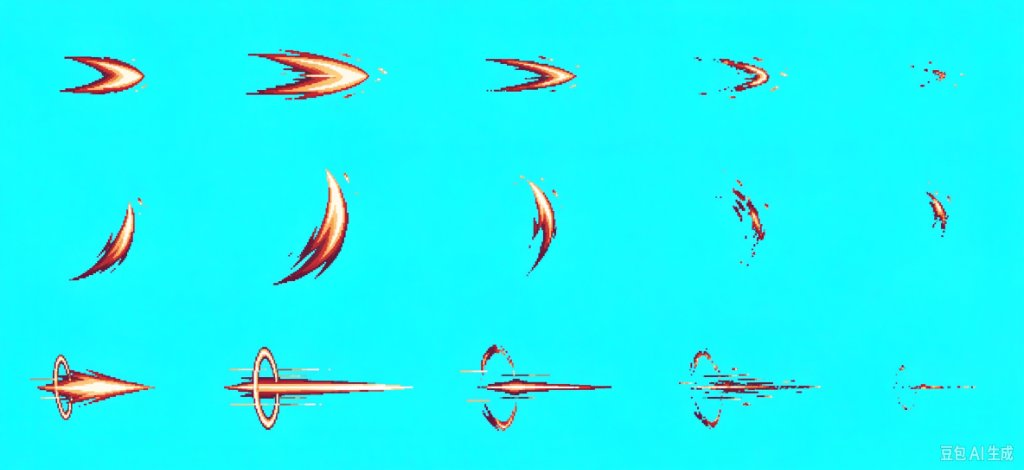
#> input picture assets/raw/vfx/hero_slashes.png, 1024 x 470 px
$ python process_vfx.py
#> lines starting #> are read from the running program, lines starting #| are printed output that depends on the picture; after the words box and inside, x2 and y2 are one past the last pixel; in counts of white or black regions, pixels touching at a corner belong together
### tools/pixel_tools.py
"""Shared helpers for turning AI-generated 'pixel-style' images into real low-res pixel art."""

from __future__ import annotations

import numpy as np
from PIL import Image
from scipy import ndimage

MIN_COVERAGE = 0.45   # an output pixel is opaque if this share of its source block is


def hue_saturation_value(rgb: np.ndarray) -> tuple[np.ndarray, np.ndarray, np.ndarray]:
    """Per-pixel HSV, each 0..1."""
    arr = rgb.astype(np.float32) / 255.0
    mx, mn = arr.max(axis=-1), arr.min(axis=-1)
    delta = np.where(mx - mn == 0, 1e-6, mx - mn)
    r, g, b = arr[..., 0], arr[..., 1], arr[..., 2]
    hue = np.select(
        [mx == r, mx == g],
        [((g - b) / delta) % 6, (b - r) / delta + 2],
        (r - g) / delta + 4,
    ) / 6.0
    saturation = np.where(mx == 0, 0, (mx - mn) / np.where(mx == 0, 1, mx))
    return hue, saturation, mx


# [4 lines left out: function magenta_background, not called in this run]


def green_background(rgb: np.ndarray) -> np.ndarray:
    r, g, b = (rgb[..., i].astype(np.int32) for i in range(3))
    return (g > 90) & (g * 4 > r * 5) & (g * 4 > b * 5)


def cyan_background(rgb: np.ndarray) -> np.ndarray:
    """Bright, saturated cyan (#00FFFF) backdrop."""
    hue, sat, val = hue_saturation_value(rgb)
    return (hue > 0.43) & (hue < 0.58) & (sat > 0.45) & (val > 0.65)


# [18 lines left out: functions erase_corner, despill, not called in this run]


def despill_edge(rgb: np.ndarray, mask: np.ndarray, key: str, width: int = 4) -> np.ndarray:
    """Pull the key colour out of boundary pixels only, leaving interior colours intact."""
    edge = mask & ~ndimage.binary_erosion(mask, iterations=width)
    if not edge.any():
        return rgb.copy()
    out = rgb.astype(np.int32).copy()
    if key == "cyan":
        limit = out[..., 0] + 35
        out[..., 1] = np.where(edge, np.minimum(out[..., 1], limit), out[..., 1])
        out[..., 2] = np.where(edge, np.minimum(out[..., 2], limit), out[..., 2])
    elif key == "green":
        clamped = np.minimum(out[..., 1], np.maximum(out[..., 0], out[..., 2]))
        out[..., 1] = np.where(edge, clamped, out[..., 1])
    elif key == "magenta":
        limit = out[..., 1] + 40
        r_clamped = np.minimum(out[..., 0], np.maximum(limit, out[..., 2] // 2 + out[..., 1] // 2))
        b_clamped = np.minimum(out[..., 2], np.maximum(limit, out[..., 0] // 2 + out[..., 1] // 2))
        out[..., 0] = np.where(edge, r_clamped, out[..., 0])
        out[..., 2] = np.where(edge, b_clamped, out[..., 2])
    return out.clip(0, 255).astype(np.uint8)


def to_rgba(rgb: np.ndarray, mask: np.ndarray) -> Image.Image:
    return Image.fromarray(np.dstack([rgb, mask.astype(np.uint8) * 255]), "RGBA")


def make_palette(images: list[Image.Image], colors: int) -> Image.Image:
    """Median-cut palette from a coarse sample of every image's opaque pixels."""
    samples = []
    for img in images:
        small = np.array(img.resize((max(1, img.width // 6), max(1, img.height // 6)), Image.Resampling.NEAREST))
        samples.append(small[small[..., 3] > 0][:, :3])
    pixels = np.concatenate(samples)
    mosaic = Image.fromarray(pixels.reshape(1, -1, 3).astype(np.uint8), "RGB")
    return mosaic.quantize(colors=colors, method=Image.Quantize.MEDIANCUT)


# [60 lines left out: functions mode_downscale, add_outline, seamless_x, components, preview, not called in this run]

### tools/process_vfx.py
"""Extract the 3-row x 5-col katana VFX sheet (assets/raw/vfx/hero_slashes.png)
into spatially locked, 2x pixel-density strips in assets/vfx/:
  - slash_1.png (92x44 x 5, horizontal forward cut)
  - slash_2.png (68x84 x 5, upward rising slash)
  - slash_3.png (120x56 x 5, heavy horizontal piercing thrust)

Usage:
  python tools/process_vfx.py
"""

from __future__ import annotations

from pathlib import Path

import numpy as np
from PIL import Image, ImageDraw
from scipy import ndimage

import pixel_tools as pt

ROOT = Path(__file__).resolve().parent.parent
RAW_PATH = ROOT / "assets" / "raw" / "vfx" / "hero_slashes.png"
OUT_DIR = ROOT / "assets" / "vfx"
PREVIEW_PATH = Path(
    r"C:\Users\123\.gemini\antigravity\brain\453c4ad9-7c9e-47c4-b2ac-552b2408ce48\scratch\vfx_preview.png"
)

MIN_COVERAGE = 0.25


def key_cyan_vfx(rgb: np.ndarray) -> Image.Image:
    """Remove solid cyan (#00FFFF) + pale cyan JPEG halo without eroding 1-2px sparks."""
    h, w = rgb.shape[:2]
    r = rgb[..., 0].astype(np.int32)
    g = rgb[..., 1].astype(np.int32)
    b = rgb[..., 2].astype(np.int32)
    bg = pt.cyan_background(rgb)
    cyan_tint = (g > r + 38) & (b > r + 38) & (b > 140)
    mask = ~(bg | cyan_tint)
    # Remove bottom-right watermark cleanly without clipping Row 2 Frame 4.
    mask[int(h * 0.91):, int(w * 0.85):] = False
    clean_rgb = pt.despill_edge(rgb, mask, "cyan", width=3)
    return pt.to_rgba(clean_rgb, mask)


def downscale_crisp(
    img: Image.Image,
    scale: float,
    palette: Image.Image,
    colors: int,
    min_cov: float = MIN_COVERAGE,
) -> Image.Image:
    """Mode-downscale preserving thin 1-2px pixel sparks and speed-lines."""
    index = np.array(img.convert("RGB").quantize(palette=palette, dither=Image.Dither.NONE))
    opaque = np.array(img.getchannel("A")) > 0
    out_w = max(1, round(img.width * scale))
    out_h = max(1, round(img.height * scale))
    xs = np.linspace(0, img.width, out_w + 1).astype(int)
    ys = np.linspace(0, img.height, out_h + 1).astype(int)
    lut = np.array(palette.getpalette()[: colors * 3], dtype=np.uint8).reshape(-1, 3)
    out = np.zeros((out_h, out_w, 4), dtype=np.uint8)
    for j in range(out_h):
        for i in range(out_w):
            block_alpha = opaque[ys[j]:ys[j + 1], xs[i]:xs[i + 1]]
            if block_alpha.size == 0 or block_alpha.mean() < min_cov:
                continue
            block = index[ys[j]:ys[j + 1], xs[i]:xs[i + 1]][block_alpha]
            out[j, i, :3] = lut[np.bincount(block, minlength=colors).argmax()]
            out[j, i, 3] = 255
    return Image.fromarray(out, "RGBA")


def find_row_frames(mask: np.ndarray, y0: int, y1: int) -> list[tuple[int, int, int, int]]:
    """Find the 5 horizontal frame bounding boxes inside row band [y0, y1)."""
    sub = mask[y0:y1]
    col_has = sub.any(axis=0)
    bridged = ndimage.binary_dilation(col_has, iterations=18)
    labels, count = ndimage.label(bridged)
    boxes = []
    for idx in range(1, count + 1):
        xs = np.nonzero((labels == idx) & col_has)[0]
        if len(xs) == 0:
            continue
        x0, x1 = int(xs[0]), int(xs[-1]) + 1
        ys = np.nonzero(sub[:, x0:x1].any(axis=1))[0]
        boxes.append((x0, y0 + int(ys[0]), x1, y0 + int(ys[-1]) + 1))
    if len(boxes) != 5:
        raise ValueError(f"Row {y0}..{y1}: expected 5 frames, found {len(boxes)}: {boxes}")
    return boxes


def ring_center_x(mask: np.ndarray, box: tuple[int, int, int, int]) -> float:
    """Locate the shockwave ring X center in Row 2 from tall vertical-span columns."""
    x0, y0, x1, y1 = box
    sub = mask[y0:y1, x0:x1]
    tall_cols = []
    for c in range(sub.shape[1]):
        ys = np.nonzero(sub[:, c])[0]
        if len(ys) and (ys[-1] - ys[0]) >= 34:
            tall_cols.append(x0 + c)
    if tall_cols:
        return float(np.mean(tall_cols))
    return float(x0 + 25)


def pack_row(
    rgba_img: Image.Image,
    mask: np.ndarray,
    boxes: list[tuple[int, int, int, int]],
    scale: float,
    frame_size: tuple[int, int],
    palette: Image.Image,
    colors: int,
    anchor_mode: str,
    params: dict,
) -> Image.Image:
    fw, fh = frame_size
    strip = Image.new("RGBA", (fw * 5, fh), (0, 0, 0, 0))
    for i, box in enumerate(boxes):
        x0, y0, x1, y1 = box
        crop = rgba_img.crop((x0, y0, x1, y1))
        piece = downscale_crisp(crop, scale, palette, colors)

        if anchor_mode == "slash_1":
            px = params["x_max_targets"][i] - piece.width
            py = round(params["y_out"] + (y0 - params["y_ref"]) * scale)
        elif anchor_mode == "slash_2":
            px = params["x_max_targets"][i] - piece.width
            py = round(params["y_out"] + (y0 - params["y_ref_top"]) * scale)
        elif anchor_mode == "slash_3":
            rcx = ring_center_x(mask, box)
            px = round(params["ring_out_x"] - (rcx - x0) * scale)
            py = round(params["y_out"] + (y0 - params["y_ref"]) * scale)
        else:
            raise ValueError(anchor_mode)

        px = max(0, min(fw - piece.width, px))
        py = max(0, min(fh - piece.height, py))
        strip.alpha_composite(piece, (i * fw + px, py))
    return strip


def save_preview(strips: dict[str, tuple[Image.Image, tuple[int, int], tuple[int, int]]]) -> None:
    PREVIEW_PATH.parent.mkdir(parents=True, exist_ok=True)
    w = max(s[0].width for s in strips.values())
    h = sum(s[0].height + 8 for s in strips.values())
    canvas = Image.new("RGBA", (w, h), (30, 26, 40, 255))
    draw = ImageDraw.Draw(canvas)
    y = 0
    for name, (strip, (fw, fh), (piv_x, piv_y)) in strips.items():
        canvas.alpha_composite(strip, (0, y))
        for i in range(5):
            cx, cy = i * fw + piv_x, y + piv_y
            draw.line([(cx - 3, cy), (cx + 3, cy)], fill=(80, 255, 180, 220))
            draw.line([(cx, cy - 3), (cx, cy + 3)], fill=(80, 255, 180, 220))
            draw.rectangle([(i * fw, y), ((i + 1) * fw - 1, y + fh - 1)], outline=(70, 65, 90, 160))
        y += fh + 8
    canvas.resize((w * 2, h * 2), Image.Resampling.NEAREST).save(PREVIEW_PATH)


def main() -> None:
    rgb = np.array(Image.open(RAW_PATH).convert("RGB"))
#> rgb is the input picture: shape (470, 1024, 3); mean R, G, B 29.9, 245.5, 247.5
    rgba_img = key_cyan_vfx(rgb)
#> in key_cyan_vfx, `b = rgb[..., 2].astype(np.int32)`:
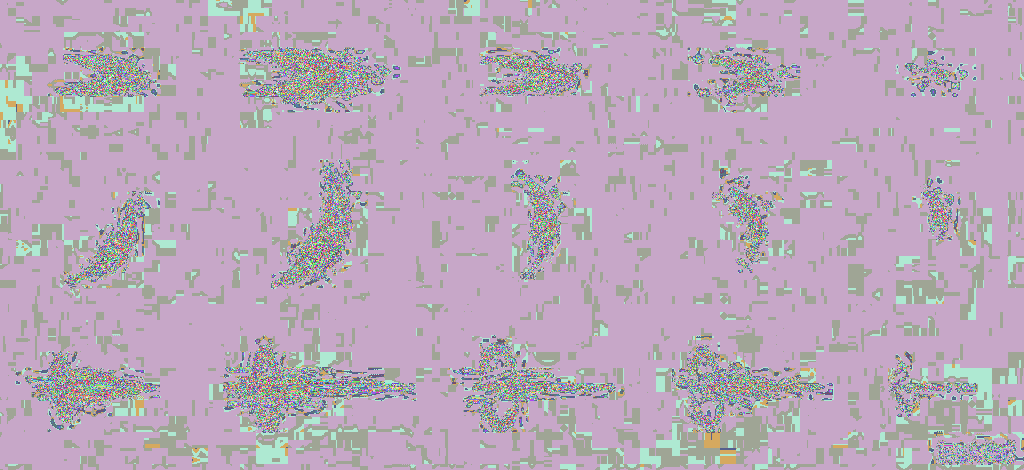
#> b: shape (470, 1024) int32; 234 distinct labels, from 21 to 255; one colour per label, 0 black
#> in cyan_background, `return (hue > 0.43) & (hue < 0.58) & (sat > 0.45) & (val > 0.65)`:
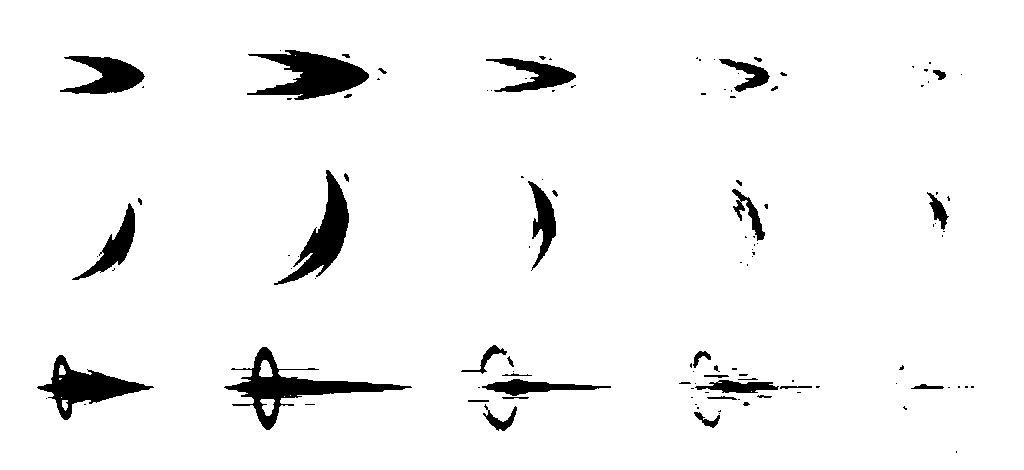
#> returned value: shape (470, 1024) bool; 95.4% white; 120 black regions (80 under 20 px), largest, box (x1, y1, x2, y2) and area: (224, 347, 412, 430) 3384, (247, 50, 369, 100) 3167, (274, 170, 349, 285) 2620
#> in key_cyan_vfx, `cyan_tint = (g > r + 38) & (b > r + 38) & (b > 140)`: cyan_tint: shape (470, 1024) bool; 95.8% white; 102 black regions (77 under 20 px), largest, box (x1, y1, x2, y2) and area: (247, 50, 369, 100) 3048, (224, 347, 404, 430) 2999, (274, 171, 348, 285) 2480
#> in despill_edge, `edge = mask & ~ndimage.binary_erosion(mask, iterations=width)`: edge: shape (470, 1024) bool; 2.2% white; 102 white regions (77 under 20 px), largest, box (x1, y1, x2, y2) and area: (224, 347, 404, 430) 1639, (247, 50, 369, 100) 1077, (38, 355, 151, 420) 1055
    mask = np.array(rgba_img.getchannel("A")) > 0
    h = rgb.shape[0]
#> h = 470
    row_bands = [(0, h // 3), (h // 3, (2 * h) // 3), ((2 * h) // 3, h)]
#> row_bands = [(0, 156), (156, 313), (313, 470)]
    all_boxes = [find_row_frames(mask, y0, y1) for y0, y1 in row_bands]
#> in find_row_frames, `sub = mask[y0:y1]`: sub: shape (156, 1024) bool; 4.2% white; 25 white regions (20 under 20 px), largest, box (x1, y1, x2, y2) and area: (247, 50, 369, 100) 3048, (60, 56, 144, 94) 1690, (486, 59, 576, 92) 1244, (720, 59, 769, 91) 589, (933, 70, 945, 80) 65
#> in find_row_frames, `labels, count = ndimage.label(bridged)`: labels = 1024 values, max 5 at index 895, min 0 at index 0, mean 1.64; count = 5
#> the loop in find_row_frames, `for idx in range(1, count + 1):` made 5 passes
#> (x0, x1) on passes 1 to 4: (60, 144), (247, 384), (486, 576), (697, 785)
#> (x0, x1, ys) on pass 5: (913, 945, [62, 66, 69, 70, 71, 72, 73, 74, 75, 76, 77, 78, 79, 85])
#> after the loop in find_row_frames, `for idx in range(1, count + 1):`: boxes = [(60, 56, 144, 94), (247, 50, 384, 100), (486, 56, 576, 92), (697, 57, 785, 98), (913, 62, 945, 86)]
#> in find_row_frames (call 2), `sub = mask[y0:y1]`: sub: shape (157, 1024) bool; 3.4% white; 25 white regions (18 under 20 px), largest, box (x1, y1, x2, y2) and area: (274, 15, 348, 129) 2480, (73, 48, 135, 124) 1201, (529, 26, 556, 114) 978
#> the loop in find_row_frames (call 2), `for idx in range(1, count + 1):` made 5 passes
#> (x0, x1) on passes 1 to 5: (73, 142), (274, 348), (529, 557), (733, 768), (927, 949)
#> call 3 of find_row_frames, with y0 = 313, y1 = 470
#> in find_row_frames (call 3), `sub = mask[y0:y1]`:
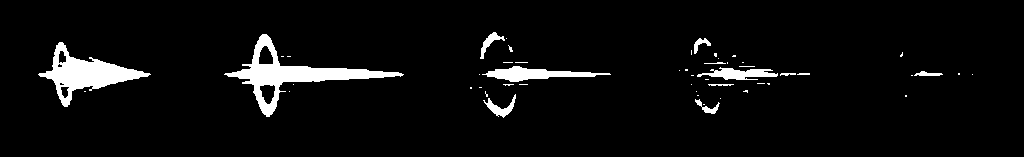
#> sub: shape (157, 1024) bool; 5% white; 52 white regions (39 under 20 px), largest, box (x1, y1, x2, y2) and area: (224, 34, 404, 117) 2999, (38, 42, 151, 107) 2429, (482, 66, 611, 82) 945
#> in find_row_frames (call 3), `labels, count = ndimage.label(bridged)`: labels = 1024 values, max 5 at index 882, min 0 at index 0, mean 2.27
#> the loop in find_row_frames (call 3), `for idx in range(1, count + 1):` made 5 passes
#> (x0, x1) on passes 1 to 4: (38, 151), (224, 404), (470, 611), (679, 810)
#> (x0, x1, ys) on pass 5: (900, 973, [52, 53, 54, 55, 56, 71, 72, 73, 74, 75, 95, 96])
#> after the loop in find_row_frames (call 3), `for idx in range(1, count + 1):`: boxes = [(38, 355, 151, 420), (224, 347, 404, 430), (470, 345, 611, 431), (679, 351, 810, 427), (900, 365, 973, 410)]
#> all_boxes = 3 items

    # Build one shared 24-color palette across all 15 frames
    crops = [rgba_img.crop(box) for boxes in all_boxes for box in boxes]
#> crops = 15 items
    colors = 24
    palette = pt.make_palette(crops, colors)
#> the loop in make_palette, `for img in images:` made 15 passes
#> in make_palette, `pixels = np.concatenate(samples)`: pixels = 534 rows, first 8: [86, 43, 63], [182, 41, 47], [198, 48, 49], [164, 44, 43], [146, 39, 69], [140, 37, 58], [88, 65, 85], [154, 39, 56]

    specs = [
        (
            "slash_1",
            all_boxes[0],
            0.60,
            (92, 44),
            (20, 22),
            "slash_1",
            {"x_max_targets": [76, 88, 84, 86, 82], "y_ref": 74.5, "y_out": 22},
        ),
        (
            "slash_2",
            all_boxes[1],
            0.64,
            (68, 84),
            (18, 48),
            "slash_2",
            {"x_max_targets": [58, 62, 60, 62, 56], "y_ref_top": 166.0, "y_out": 4},
        ),
        (
            "slash_3",
            all_boxes[2],
            0.60,
            (120, 56),
            (18, 28),
            "slash_3",
            {"ring_out_x": 30, "y_ref": 387.5, "y_out": 28},
        ),
    ]

    OUT_DIR.mkdir(parents=True, exist_ok=True)
    preview_data = {}
    for name, boxes, scale, fsize, pivot, mode, params in specs:
        strip = pack_row(rgba_img, mask, boxes, scale, fsize, palette, colors, mode, params)
        strip.save(OUT_DIR / f"{name}.png")
        preview_data[name] = (strip, fsize, pivot)
        print(f"wrote {name}.png: {strip.size} (5 x {fsize})")
#> this loop made 3 passes
#> (name, scale, mode, fw in pack_row, fh in pack_row) on pass 1: ('slash_1', 0.6, 'slash_1', 92, 44)
#> (name, scale, pivot, mode, fw in pack_row, fh in pack_row) on pass 2: ('slash_2', 0.64, (18, 48), 'slash_2', 68, 84)
#| wrote slash_1.png: (460, 44) (5 x (92, 44))
#| wrote slash_2.png: (340, 84) (5 x (68, 84))
#| wrote slash_3.png: (600, 56) (5 x (120, 56))
#> pass 1, in downscale_crisp (call 2), `index = np.array(img.convert("RGB").quantize(palette=palette, dither=I..`:
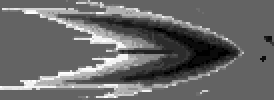
#> index: shape (50, 137) (shown 2 times larger); min 0, max 23, mean 9.5; drawn with min black and max white
#> after the loop:
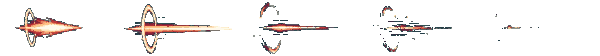
#> strip: PIL image 600x56 RGBA; mean R, G, B, A 16.1, 12.8, 11.6, 24.7; transparent parts drawn white
#> after the loop, preview_data = 3 items

    save_preview(preview_data)
#> in save_preview, `w = max(s[0].width for s in strips.values())`: w = 600
#> in save_preview, `h = sum(s[0].height + 8 for s in strips.values())`: h = 208
#> the loop in save_preview, `for name, (strip, (fw, fh), (piv_x, piv_y)) in strips.items():` made 3 passes
#> (name, fw, fh, piv_x, piv_y, y) on passes 1 to 3: ('slash_1', 92, 44, 20, 22, 52), ('slash_2', 68, 84, 18, 48, 144), ('slash_3', 120, 56, 18, 28, 208)
#> after the loop in save_preview, `for name, (strip, (fw, fh), (piv_x, piv_y)) in strips.items():`:
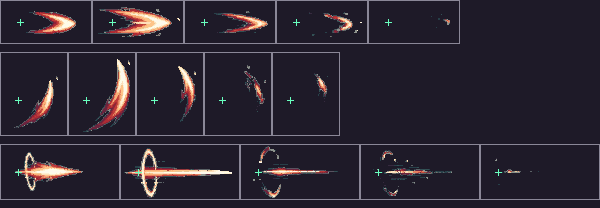
#> canvas: PIL image 600x208 RGBA; mean R, G, B, A 40.8, 34.3, 46.9, 251.5; transparent parts drawn white
#> in save_preview, `canvas.resize((w * 2, h * 2), Image.Resampling.NEAREST).save(PREVIEW_P..`:
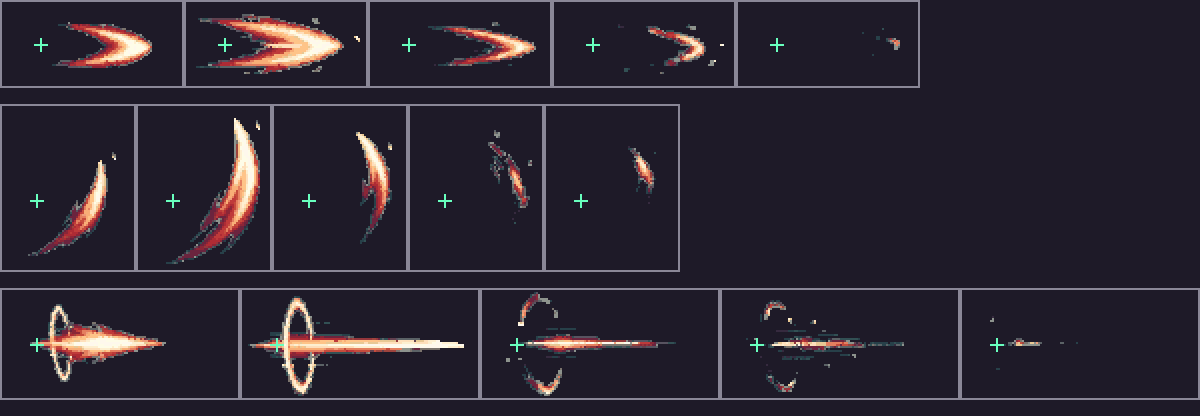
#> saved as vfx_preview.png: PIL image 1200x416 RGBA; mean R, G, B, A 40.8, 34.3, 46.9, 251.5; transparent parts drawn white
    print(f"wrote preview: {PREVIEW_PATH}")


if __name__ == "__main__":
    main()
